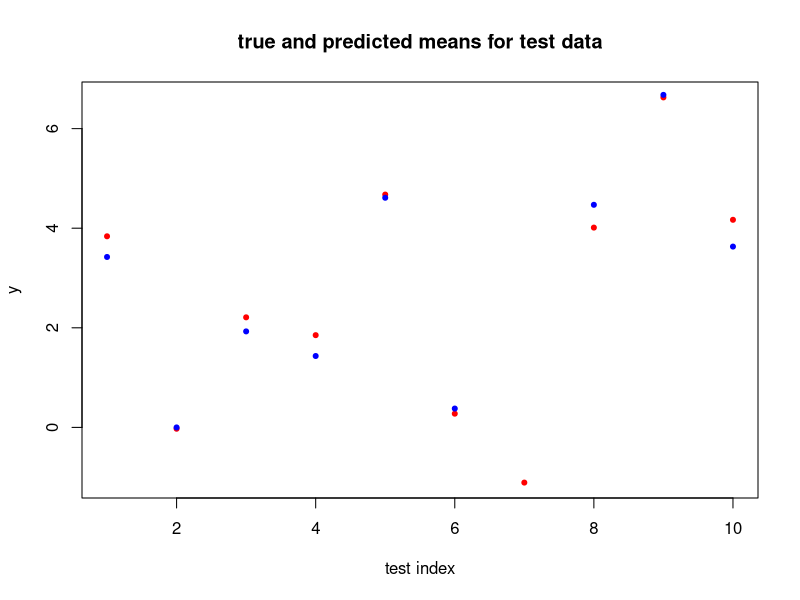

Source code (R):
## ---- chunk 1
square <- function(x) x*x

unlist(Map(square, 1:5))
Reduce(`+`, Map(square, 1:5), init=0)
## ---- chunk 2
negate <- function(f) {
  function(...) {
    return(-f(...))
  }
}

negative.add <- negate(`+`)
negative.add(1, 2)
## ---- chunk 3
arithmetic <- list(add=function(x,y) x+y, multiply=function(x,y) x*y)
arithmetic$add(1,2)
## ---- chunk 4
make.foo <- function(x) {
  foo <- function(y) x + y
}

f <- make.foo(10) # f(y) = 10 + y
f(3)
f(5)
exists('x')
## ---- chunk 5
make.predictor <- function(X, y) {
  beta <- as.vector(solve(t(X)%*%X, t(X)%*%y))
  predictor <- function(x) as.vector(x%*%beta)
}
## ---- chunk 6
# make a "training" dataset
X <- cbind(1, matrix(rnorm(100*2), 100, 2))
beta.true <- rnorm(3)
y <- X%*%beta.true + rnorm(100)

# create the prediction function
f <- make.predictor(X, y)

# make a "testing" dataset
test.X <- cbind(1, matrix(rnorm(10*2),10,2))

# plot the true means
plot(test.X%*%beta.true, col="red", pch=20,
  main="true and predicted means for test data",
  xlab="test index", ylab="y")
# and also the predicted means
points(f(test.X), col="blue", pch=20)
## ---- chunk 7
foo <- function(x) {
  return(10)
}
foo(warning("this warning is not shown"))
## ---- chunk 8
bar <- function(x) {
  force(x)
  return(10)
}
bar(warning("this warning is shown"))
## ---- chunk 9
make.power.function <- function(exponent) {
  power <- function(x) x^exponent
}

square <- make.power.function(2)
cube <- make.power.function(3)

square(3)
cube(3)
## ---- chunk 10
exponent <- 2
square <- make.power.function(exponent)
exponent <- 3
square(2)
## ---- chunk 11
make.power.function <- function(exponent) {
  force(exponent)
  power <- function(x) x^exponent
}
exponent <- 2
square <- make.power.function(exponent)
exponent <- 3
square(2)
